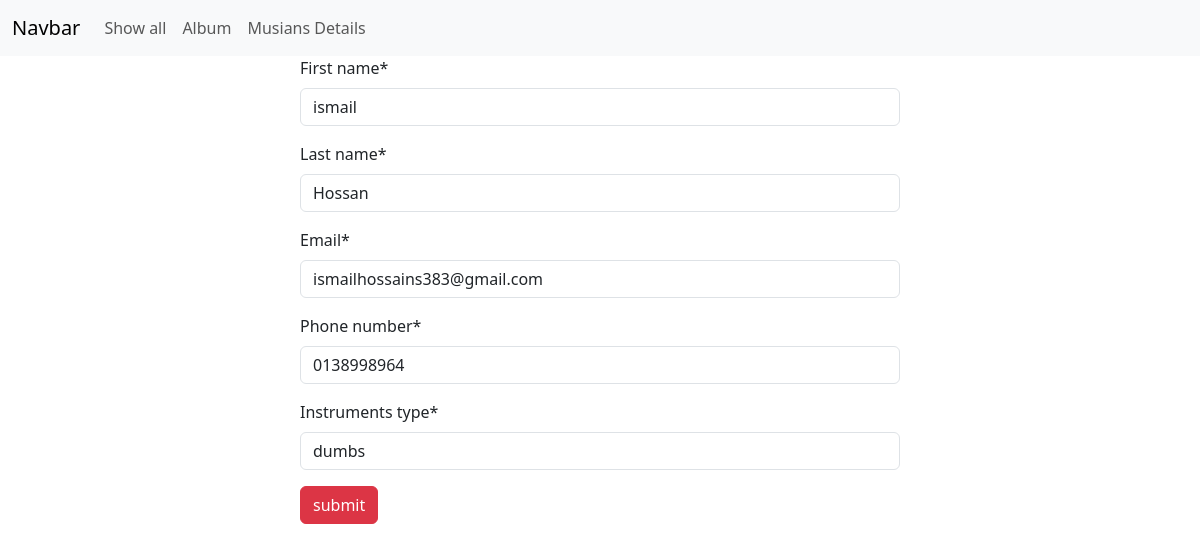
/musician/edit_musician/5, run on the app's committed database.
### musician/models.py (models this page shows, shortened)
class Musician(models.Model):
    first_name = models.CharField(max_length=100)
    last_name = models.CharField(max_length=100)
    email = models.EmailField()
    phone_number = models.CharField(max_length=12)
    instruments_type = models.CharField(max_length=30)

### musician/views.py (the view)
# urls.py: path('edit_musician/<int:id>',views.edit_musician , name='edit_musician'),
def edit_musician(request,id):
    post = models.Musician.objects.get(pk=id)
    postform = forms.MusicianForm(instance=post)
    if request.method == "POST":
        postform = forms.MusicianForm(request.POST,instance=post)
        if postform.is_valid():
            postform.save()
            return redirect('show')
    return render(request, 'show.html',{'form':postform})

### musician/forms.py
class MusicianForm(forms.ModelForm):
    class Meta:
        model = Musician
        fields ="__all__"

### musician/templates/show.html (shortened to what this page needs)
{%  extends "base.html" %}
{% load crispy_forms_tags %}
{% block content  %}
<div style="width:50%; margin:auto;" class="">
    <form method="post">
        {{form|crispy}}
        <button class="btn  btn-danger">submit </button>
    </form>
</div>
{% endblock   %}

### data on the page
Musician: first_name "ismail", last_name "Hossan", email "ismailhossains383@gmail.com", phone_number "0138998964", instruments_type "dumbs"
